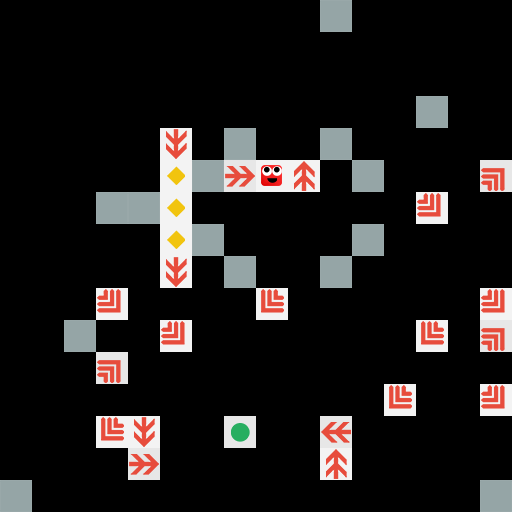

This is a level from a 2D game, rendered from its Tiled map with the project's own tilesets. A one-line summary and the complete map file follow:
An orthogonal 16x16 tile map with 32x32 px tiles, 1 tile layer (mainlevel).

<map version="1.0" orientation="orthogonal" renderorder="right-down" width="16" height="16" tilewidth="32" tileheight="32" nextobjectid="33">
 <tileset firstgid="1" name="levelEditor" tilewidth="32" tileheight="32" tilecount="64">
  <image source="levelEditor.png" width="256" height="256" />
 </tileset>
 <layer name="mainlevel" width="16" height="16">
  <data encoding="csv">
0,0,0,0,0,0,0,0,0,0,2,0,0,0,0,0,
0,0,0,0,0,0,0,0,0,0,0,0,0,0,0,0,
0,0,0,0,0,0,0,0,0,0,0,0,0,0,0,0,
0,0,0,0,0,0,0,0,0,0,0,0,0,2,0,0,
0,0,0,0,0,17,0,2,0,0,2,0,0,0,0,0,
0,0,0,0,0,16,2,20,1,19,0,2,0,0,0,25,
0,0,0,2,2,16,0,0,0,0,0,0,0,26,0,0,
0,0,0,0,0,16,2,0,0,0,0,2,0,0,0,0,
0,0,0,0,0,17,0,2,0,0,2,0,0,0,0,0,
0,0,0,26,0,0,0,0,28,0,0,0,0,0,0,26,
0,0,2,0,0,26,0,0,0,0,0,0,0,28,0,25,
0,0,0,25,0,0,0,0,0,0,0,0,0,0,0,0,
0,0,0,0,0,0,0,0,0,0,0,0,28,0,0,26,
0,0,0,28,17,0,0,9,0,0,18,0,0,0,0,0,
0,0,0,0,20,0,0,0,0,0,19,0,0,0,0,0,
2,0,0,0,0,0,0,0,0,0,0,0,0,0,0,2
</data>
 </layer>
 <objectgroup name="ConnectLayer" />
</map>
